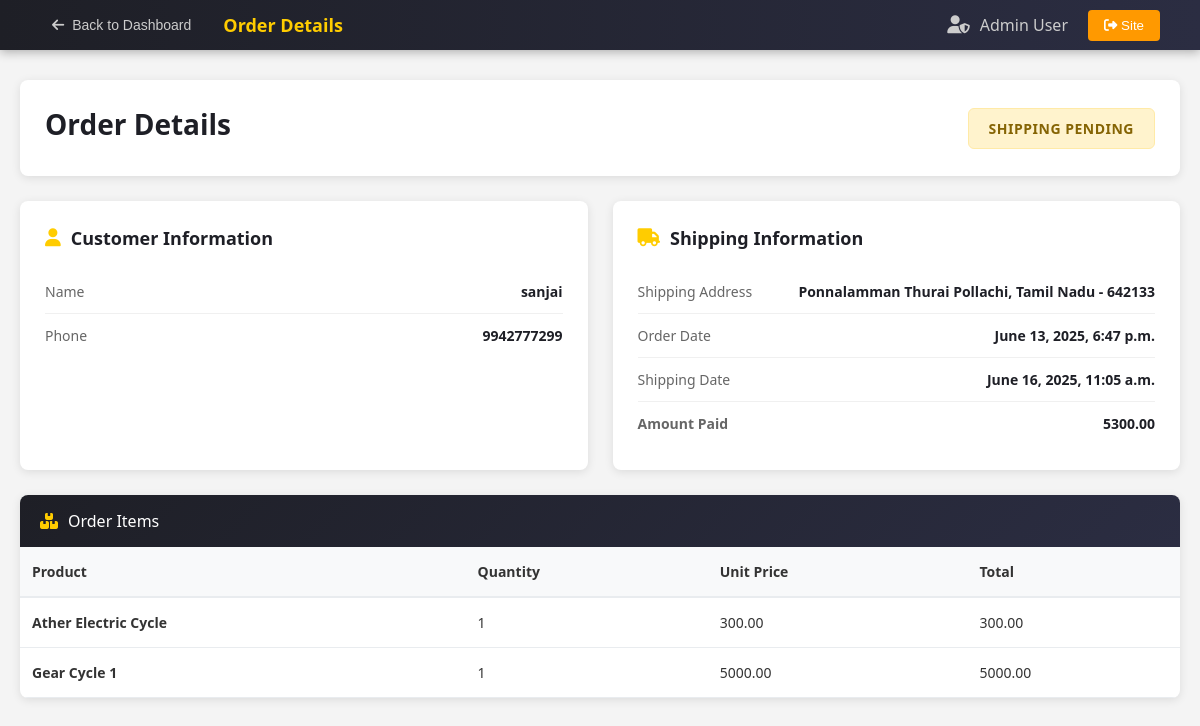
The page /payment/order_view/6 (signed in) on the database its author committed.
### payment/models.py (models this page shows, shortened)
class Order(models.Model):
    user = models.ForeignKey(User, on_delete=models.CASCADE, null=True, blank=True)
    full_name = models.CharField(max_length=255)
    phone = models.CharField(max_length=13)
    address = models.TextField(max_length=255)
    amount_paid = models.DecimalField(max_digits=10, decimal_places=2)
    date_ordered = models.DateTimeField(auto_now_add=True)
    shipped = models.BooleanField(default=False)
    date_shipped = models.DateTimeField(null=True, blank=True)

class OrderItem(models.Model):
    user = models.ForeignKey(User, on_delete=models.CASCADE, null=True)
    order = models.ForeignKey(Order, on_delete=models.CASCADE, null=True)
    product = models.ForeignKey(Product, on_delete=models.CASCADE, null=True)
    quantity = models.PositiveBigIntegerField(default=1)
    price = models.DecimalField(max_digits=10, decimal_places=2)

### skyraptor/models.py (models this page shows)
class Product(models.Model):
    name = models.CharField(max_length=255)
    description = models.TextField()
    price = models.DecimalField(max_digits=10, decimal_places=2)
    Category = models.ForeignKey(Category, on_delete=models.CASCADE, default=1)
    image = models.ImageField(upload_to='uploads/product/')
    def __str__(self):
        return self.name

### payment/views.py (the view)
# urls.py: path('order_view/<int:pk>', views.order_view, name='order_view'),
def order_view(request, pk):
    if request.user.is_authenticated and request.user.is_staff:
        orders = Order.objects.get(id=pk)
        items = OrderItem.objects.filter(order=pk)
        for item in items:
            item.total = item.quantity * item.price
        return render(request, 'payment/order_view.html', {'orders': orders, 'items': items})
    else:
        messages.success(request, 'You do not have permission to access this page.')
        return redirect('home')

### cart/context_processors.py (called while the page is built)
def cart(request):
    return {'cart': Cart(request)}

### payment/templates/payment/order_view.html (shortened to what this page needs)
{% load static %}
<!DOCTYPE html>
<html lang="en">
<head>
    <link rel="stylesheet" href="{% static 'css/order_view.css' %}">
</head>
<body>
    <nav class="admin-nav">
        <div class="nav-left">
            <button class="back-btn" data-url="{% url 'dash' %}">
                <i class="fas fa-arrow-left"></i>
                Back to Dashboard
            </button>
            <div class="nav-title">Order Details</div>
        </div>
        <div class="nav-right">
            <div class="admin-user">
                <i class="fas fa-user-shield"></i>
                <span>Admin User</span>
            </div>
            <button class="home-btn" data-url="{% url 'home' %}">
                <i class="fas fa-sign-out-alt"></i>
                Site
            </button>
        </div>
    </nav>
    <div class="admin-container">
        <div class="page-header">
            <div class="header-left">
                <h1>Order Details</h1>
            </div>
            {% if orders.shipped %}
            <div class="order-status status-shipped">
                Shipped
            </div>
            {% else %}
            <div class="order-status status-pending">
                Shipping Pending
            </div>
            {% endif %}
        </div>
        <div class="details-grid">
            <div class="details-card">
                <div class="card-title">
                    <i class="fas fa-user"></i>
                    Customer Information
                </div>
                <div class="info-row">
                    <span class="info-label">Name</span>
                    <span class="info-value">{{ orders.full_name}}</span>
                </div>
                <div class="info-row">
                    <span class="info-label">Phone</span>
                    <span class="info-value">{{ orders.phone }}</span>
                </div>
            </div>
            <div class="details-card">
                <div class="card-title">
                    <i class="fas fa-truck"></i>
                    Shipping Information
                </div>
                <div class="info-row">
                    <span class="info-label">Shipping Address</span>
                    <span class="info-value">{{ orders.address }}</span>
                </div>
                <div class="info-row">
                    <span class="info-label">Order Date</span>
                    <span class="info-value">{{ orders.date_ordered }}</span>
                </div>
                <div class="info-row">
                    <span class="info-label">Shipping Date</span>
                    <span class="info-value">{{ orders.date_shipped }}</span>
                </div>
                <div class="info-row">
                    <span class="info-label"><strong>Amount Paid</strong></span>
                    <span class="info-value"><strong>{{ orders.amount_paid }}</strong></span>
                </div>
            </div>
        </div>
        <div class="order-items">
            <div class="items-header">
                <i class="fas fa-boxes"></i>
                <span>Order Items</span>
            </div>
            <div class="items-table">
                <table>
                    <thead>
                        <tr>
                            <th>Product</th>
                            <th>Quantity</th>
                            <th>Unit Price</th>
                            <th>Total</th>
                        </tr>
                    </thead>
                    <tbody>
                        {% for item in items %}
                        <tr>
                            <td><strong>{{ item.product }}</strong></td>
                            <td>{{ item.quantity }}</td>
                            <td>{{ item.price }}</td>
                            <td>{{ item.total }}</td>
                        </tr>
                        {% endfor %}
                    </tbody>
                </table>
            </div>
        </div>
    </div>
</body>
</html>

### static/css/order_view.css (style rules this page uses)
* { margin: 0; padding: 0; box-sizing: border-box; }
body { font-family: system-ui, -apple-system, BlinkMacSystemFont, 'Segoe UI', Roboto, Oxygen, Ubuntu, Cantarell, 'Open Sans', 'Helvetica Neue', sans-serif; background-color: #f4f4f4; min-height: 100vh; }
.admin-nav { background: linear-gradient(90deg, #1e1f26, #2b2d42); color: #fff; display: flex; justify-content: space-between; align-items: center; padding: 0 40px; box-shadow: 0 2px 10px rgba(0, 0, 0, 0.3); position: sticky; top: 0; z-index: 1000; height: 50px; }
.nav-left { display: flex; align-items: center; gap: 20px; }
.nav-title { color: #ffcc00; font-size: 18px; font-weight: 600; }
.back-btn { background-color: transparent; color: #ccc; border: none; padding: 8px 12px; border-radius: 4px; cursor: pointer; transition: all 0.3s; display: flex; align-items: center; gap: 8px; font-size: 14px; }
.nav-right { display: flex; align-items: center; gap: 20px; }
.admin-user { display: flex; align-items: center; gap: 10px; color: #ccc; }
.admin-user i { font-size: 18px; }
.home-btn { background-color: #ff9900; color: white; border: none; padding: 8px 16px; border-radius: 4px; cursor: pointer; transition: background-color 0.3s; }
.admin-container { max-width: 1400px; margin: 0 auto; padding: 30px 20px; }
.page-header { background: white; padding: 25px; border-radius: 8px; box-shadow: 0 2px 10px rgba(0, 0, 0, 0.1); margin-bottom: 25px; display: flex; justify-content: space-between; align-items: center; }
.header-left h1 { color: #1e1f26; font-size: 28px; margin-bottom: 8px; }
.order-status { padding: 10px 20px; border-radius: 6px; font-weight: 600; font-size: 14px; text-transform: uppercase; letter-spacing: 0.5px; }
.status-pending { background-color: #fff3cd; color: #856404; border: 1px solid #ffeaa7; }
.details-grid { display: grid; grid-template-columns: 1fr 1fr; gap: 25px; margin-bottom: 25px; }
.details-card { background: white; padding: 25px; border-radius: 8px; box-shadow: 0 2px 10px rgba(0, 0, 0, 0.1); }
.card-title { color: #1e1f26; font-size: 18px; font-weight: 600; margin-bottom: 20px; display: flex; align-items: center; gap: 10px; }
.card-title i { color: #ffcc00; }
.info-row { display: flex; justify-content: space-between; align-items: center; padding: 12px 0; border-bottom: 1px solid #f0f0f0; }
.info-row:last-child { border-bottom: none; }
.info-label { color: #666; font-weight: 500; font-size: 14px; }
.info-value { color: #1e1f26; font-weight: 600; font-size: 14px; }
.order-items { background: white; border-radius: 8px; box-shadow: 0 2px 10px rgba(0, 0, 0, 0.1); overflow: hidden; margin-bottom: 25px; }
.items-header { background: linear-gradient(135deg, #1e1f26, #2b2d42); color: white; padding: 15px 20px; display: flex; align-items: center; gap: 10px; }
.items-header i { color: #ffcc00; }
.items-table { overflow-x: auto; }
table { width: 100%; border-collapse: collapse; }
thead th { background-color: #f8f9fa; color: #333; font-weight: 600; padding: 15px 12px; text-align: left; border-bottom: 2px solid #e9ecef; font-size: 14px; }
tbody tr { border-bottom: 1px solid #e9ecef; transition: background-color 0.2s; }
tbody td { padding: 15px 12px; font-size: 14px; color: #333; }

### rows shown on the page
Order: full_name "sanjai", phone "9942777299", address "Ponnalamman Thurai Pollachi, Tamil Nadu - 642133", date_ordered "June 13, 2025, 6:47 p.m.", date_shipped "June 16, 2025, 11:05 a.m.", amount_paid "5300.00"
OrderItem: product "Ather Electric Cycle", quantity "1", price "300.00", total "300.00"
OrderItem: product "Gear Cycle 1", quantity "1", price "5000.00", total "5000.00"
